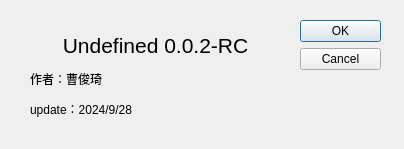
<?xml version="1.0" encoding="UTF-8"?>
<ui version="4.0">
 <class>a1</class>
 <widget class="QDialog" name="a1">
  <property name="geometry">
   <rect>
    <x>0</x>
    <y>0</y>
    <width>404</width>
    <height>149</height>
   </rect>
  </property>
  <property name="windowTitle">
   <string>About</string>
  </property>
  <widget class="QDialogButtonBox" name="buttonBox">
   <property name="geometry">
    <rect>
     <x>300</x>
     <y>20</y>
     <width>81</width>
     <height>111</height>
    </rect>
   </property>
   <property name="orientation">
    <enum>Qt::Orientation::Vertical</enum>
   </property>
   <property name="standardButtons">
    <set>QDialogButtonBox::StandardButton::Cancel|QDialogButtonBox::StandardButton::Ok</set>
   </property>
  </widget>
  <widget class="QLabel" name="label">
   <property name="geometry">
    <rect>
     <x>30</x>
     <y>20</y>
     <width>251</width>
     <height>111</height>
    </rect>
   </property>
   <property name="text">
    <string>&lt;html&gt;&lt;head/&gt;&lt;body&gt;&lt;p align=&quot;center&quot;&gt;&lt;span style=&quot; font-size:16pt;&quot;&gt;Undefined 0.0.2-RC&lt;/span&gt;&lt;/p&gt;&lt;p align=&quot;justify&quot;&gt;作者：曹俊琦&lt;/p&gt;&lt;p align=&quot;justify&quot;&gt;update：2024/9/28&lt;/p&gt;&lt;/body&gt;&lt;/html&gt;</string>
   </property>
  </widget>
 </widget>
 <resources/>
 <connections>
  <connection>
   <sender>buttonBox</sender>
   <signal>accepted()</signal>
   <receiver>a1</receiver>
   <slot>accept()</slot>
   <hints>
    <hint type="sourcelabel">
     <x>248</x>
     <y>254</y>
    </hint>
    <hint type="destinationlabel">
     <x>157</x>
     <y>274</y>
    </hint>
   </hints>
  </connection>
  <connection>
   <sender>buttonBox</sender>
   <signal>rejected()</signal>
   <receiver>a1</receiver>
   <slot>reject()</slot>
   <hints>
    <hint type="sourcelabel">
     <x>316</x>
     <y>260</y>
    </hint>
    <hint type="destinationlabel">
     <x>286</x>
     <y>274</y>
    </hint>
   </hints>
  </connection>
 </connections>
</ui>
